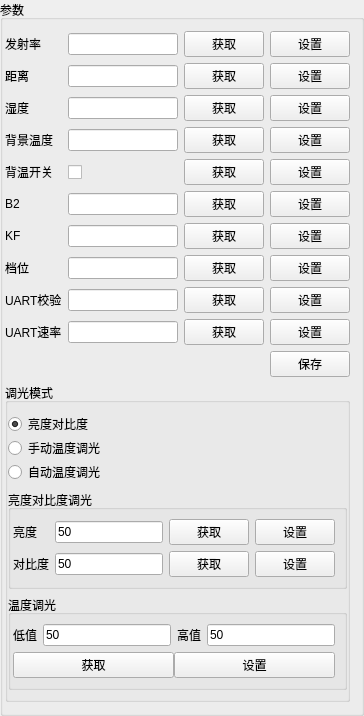
              <widget class="QGroupBox" name="groupBox_8">
               <property name="title">
                <string>参数</string>
               </property>
               <layout class="QVBoxLayout" name="verticalLayout_11">
                <property name="leftMargin">
                 <number>2</number>
                </property>
                <item>
                 <layout class="QVBoxLayout" name="verticalLayout_10">
                  <item>
                   <layout class="QGridLayout" name="gridLayout_7">
                    <item row="0" column="0">
                     <widget class="QLabel" name="label_14">
                      <property name="text">
                       <string>发射率</string>
                      </property>
                     </widget>
                    </item>
                    <item row="2" column="0">
                     <widget class="QLabel" name="label_16">
                      <property name="text">
                       <string>湿度</string>
                      </property>
                     </widget>
                    </item>
                    <item row="1" column="1">
                     <widget class="QLineEdit" name="lineEdit_8"/>
                    </item>
                    <item row="1" column="0">
                     <widget class="QLabel" name="label_15">
                      <property name="text">
                       <string>距离</string>
                      </property>
                     </widget>
                    </item>
                    <item row="0" column="1">
                     <widget class="QLineEdit" name="lineEdit_6">
                      <property name="minimumSize">
                       <size>
                        <width>50</width>
                        <height>0</height>
                       </size>
                      </property>
                     </widget>
                    </item>
                    <item row="2" column="1">
                     <widget class="QLineEdit" name="lineEdit_9"/>
                    </item>
                    <item row="3" column="0">
                     <widget class="QLabel" name="label_17">
                      <property name="text">
                       <string>背景温度</string>
                      </property>
                     </widget>
                    </item>
                    <item row="3" column="1">
                     <widget class="QLineEdit" name="lineEdit_10"/>
                    </item>
                    <item row="5" column="3">
                     <widget class="QPushButton" name="pushButton_7">
                      <property name="text">
                       <string>设置</string>
                      </property>
                     </widget>
                    </item>
                    <item row="10" column="3">
                     <widget class="QPushButton" name="pushButton_11">
                      <property name="text">
                       <string>保存</string>
                      </property>
                     </widget>
                    </item>
                    <item row="5" column="0">
                     <widget class="QLabel" name="label_19">
                      <property name="text">
                       <string>B2</string>
                      </property>
                     </widget>
                    </item>
                    <item row="5" column="2">
                     <widget class="QPushButton" name="pushButton_8">
                      <property name="text">
                       <string>获取</string>
                      </property>
                     </widget>
                    </item>
                    <item row="0" column="2">
                     <widget class="QPushButton" name="pushButton_22">
                      <property name="text">
                       <string>获取</string>
                      </property>
                     </widget>
                    </item>
                    <item row="4" column="1">
                     <widget class="QCheckBox" name="checkBox">
                      <property name="sizePolicy">
                       <sizepolicy hsizetype="Preferred" vsizetype="Preferred">
                        <horstretch>0</horstretch>
                        <verstretch>0</verstretch>
                       </sizepolicy>
                      </property>
                      <property name="text">
                       <string/>
                      </property>
                     </widget>
                    </item>
                    <item row="3" column="3">
                     <widget class="QPushButton" name="pushButton_20">
                      <property name="text">
                       <string>设置</string>
                      </property>
                     </widget>
                    </item>
                    <item row="2" column="2">
                     <widget class="QPushButton" name="pushButton_24">
                      <property name="text">
                       <string>获取</string>
                      </property>
                     </widget>
                    </item>
                    <item row="0" column="3">
                     <widget class="QPushButton" name="pushButton_13">
                      <property name="text">
                       <string>设置</string>
                      </property>
                     </widget>
                    </item>
                    <item row="1" column="3">
                     <widget class="QPushButton" name="pushButton_14">
                      <property name="text">
                       <string>设置</string>
                      </property>
                     </widget>
                    </item>
                    <item row="2" column="3">
                     <widget class="QPushButton" name="pushButton_15">
                      <property name="text">
                       <string>设置</string>
                      </property>
                     </widget>
                    </item>
                    <item row="3" column="2">
                     <widget class="QPushButton" name="pushButton_25">
                      <property name="text">
                       <string>获取</string>
                      </property>
                     </widget>
                    </item>
                    <item row="1" column="2">
                     <widget class="QPushButton" name="pushButton_23">
                      <property name="text">
                       <string>获取</string>
                      </property>
                     </widget>
                    </item>
                    <item row="4" column="3">
                     <widget class="QPushButton" name="pushButton_21">
                      <property name="text">
                       <string>设置</string>
                      </property>
                     </widget>
                    </item>
                    <item row="5" column="1">
                     <widget class="QLineEdit" name="lineEdit_7"/>
                    </item>
                    <item row="4" column="2">
                     <widget class="QPushButton" name="pushButton_26">
                      <property name="text">
                       <string>获取</string>
                      </property>
                     </widget>
                    </item>
                    <item row="4" column="0">
                     <widget class="QLabel" name="label_20">
                      <property name="text">
                       <string>背温开关</string>
                      </property>
                     </widget>
                    </item>
                    <item row="6" column="0">
                     <widget class="QLabel" name="label_21">
                      <property name="text">
                       <string>KF</string>
                      </property>
                     </widget>
                    </item>
                    <item row="6" column="1">
                     <widget class="QLineEdit" name="lineEdit_13"/>
                    </item>
                    <item row="6" column="2">
                     <widget class="QPushButton" name="pushButton_27">
                      <property name="text">
                       <string>获取</string>
                      </property>
                     </widget>
                    </item>
                    <item row="6" column="3">
                     <widget class="QPushButton" name="pushButton_28">
                      <property name="text">
                       <string>设置</string>
                      </property>
                     </widget>
                    </item>
                    <item row="7" column="0">
                     <widget class="QLabel" name="label_52">
                      <property name="text">
                       <string>档位</string>
                      </property>
                     </widget>
                    </item>
                    <item row="7" column="1">
                     <widget class="QLineEdit" name="lineEdit_71"/>
                    </item>
                    <item row="7" column="3">
                     <widget class="QPushButton" name="pushButton_61">
                      <property name="text">
                       <string>设置</string>
                      </property>
                     </widget>
                    </item>
                    <item row="7" column="2">
                     <widget class="QPushButton" name="pushButton_62">
                      <property name="text">
                       <string>获取</string>
                      </property>
                     </widget>
                    </item>
                    <item row="8" column="0">
                     <widget class="QLabel" name="label_55">
                      <property name="text">
                       <string>UART校验</string>
                      </property>
                     </widget>
                    </item>
                    <item row="8" column="1">
                     <widget class="QLineEdit" name="lineEdit_72"/>
                    </item>
                    <item row="8" column="3">
                     <widget class="QPushButton" name="pushButton_68">
                      <property name="text">
                       <string>设置</string>
                      </property>
                     </widget>
                    </item>
                    <item row="9" column="0">
                     <widget class="QLabel" name="label_56">
                      <property name="text">
                       <string>UART速率</string>
                      </property>
                     </widget>
                    </item>
                    <item row="9" column="1">
                     <widget class="QLineEdit" name="lineEdit_73"/>
                    </item>
                    <item row="9" column="3">
                     <widget class="QPushButton" name="pushButton_70">
                      <property name="text">
                       <string>设置</string>
                      </property>
                     </widget>
                    </item>
                    <item row="8" column="2">
                     <widget class="QPushButton" name="pushButton_69">
                      <property name="text">
                       <string>获取</string>
                      </property>
                     </widget>
                    </item>
                    <item row="9" column="2">
                     <widget class="QPushButton" name="pushButton_71">
                      <property name="text">
                       <string>获取</string>
                      </property>
                     </widget>
                    </item>
                   </layout>
                  </item>
                 </layout>
                </item>
                <item>
                 <widget class="QGroupBox" name="groupBox_20">
                  <property name="title">
                   <string>调光模式</string>
                  </property>
                  <layout class="QVBoxLayout" name="verticalLayout_4">
                   <property name="leftMargin">
                    <number>0</number>
                   </property>
                   <property name="rightMargin">
                    <number>0</number>
                   </property>
                   <item>
                    <layout class="QVBoxLayout" name="verticalLayout_5">
                     <property name="spacing">
                      <number>0</number>
                     </property>
                     <item>
                      <widget class="QRadioButton" name="radioButton">
                       <property name="text">
                        <string>亮度对比度</string>
                       </property>
                       <property name="checked">
                        <bool>true</bool>
                       </property>
                      </widget>
                     </item>
                     <item>
                      <widget class="QRadioButton" name="radioButton_4">
                       <property name="text">
                        <string>手动温度调光</string>
                       </property>
                      </widget>
                     </item>
                     <item>
                      <widget class="QRadioButton" name="radioButton_5">
                       <property name="text">
                        <string>自动温度调光</string>
                       </property>
                      </widget>
                     </item>
                    </layout>
                   </item>
                   <item>
                    <layout class="QVBoxLayout" name="verticalLayout_30">
                     <item>
                      <widget class="QGroupBox" name="groupBox_10">
                       <property name="title">
                        <string>亮度对比度调光</string>
                       </property>
                       <layout class="QVBoxLayout" name="verticalLayout_15">
                        <property name="leftMargin">
                         <number>2</number>
                        </property>
                        <item>
                         <layout class="QVBoxLayout" name="verticalLayout_17">
                          <item>
                           <layout class="QGridLayout" name="gridLayout_9">
                            <item row="0" column="0">
                             <widget class="QLabel" name="label_22">
                              <property name="text">
                               <string>亮度</string>
                              </property>
                             </widget>
                            </item>
                            <item row="0" column="1">
                             <widget class="QLineEdit" name="lineEdit_11">
                              <property name="minimumSize">
                               <size>
                                <width>50</width>
                                <height>0</height>
                               </size>
                              </property>
                              <property name="text">
                               <string>50</string>
                              </property>
                             </widget>
                            </item>
                            <item row="0" column="3">
                             <widget class="QPushButton" name="pushButton_16">
                              <property name="text">
                               <string>设置</string>
                              </property>
                             </widget>
                            </item>
                            <item row="0" column="2">
                             <widget class="QPushButton" name="pushButton_17">
                              <property name="text">
                               <string>获取</string>
                              </property>
                             </widget>
                            </item>
                            <item row="1" column="3">
                             <widget class="QPushButton" name="pushButton_18">
                              <property name="text">
                               <string>设置</string>
                              </property>
                             </widget>
                            </item>
                            <item row="1" column="0">
                             <widget class="QLabel" name="label_23">
                              <property name="text">
                               <string>对比度</string>
                              </property>
                             </widget>
                            </item>
                            <item row="1" column="2">
                             <widget class="QPushButton" name="pushButton_19">
                              <property name="text">
                               <string>获取</string>
                              </property>
                             </widget>
                            </item>
                            <item row="1" column="1">
                             <widget class="QLineEdit" name="lineEdit_12">
                              <property name="text">
                               <string>50</string>
                              </property>
                             </widget>
                            </item>
                           </layout>
                          </item>
                         </layout>
                        </item>
                       </layout>
                      </widget>
                     </item>
                     <item>
                      <widget class="QGroupBox" name="groupBox_19">
                       <property name="title">
                        <string>温度调光</string>
                       </property>
                       <layout class="QVBoxLayout" name="verticalLayout_27">
                        <property name="leftMargin">
                         <number>2</number>
                        </property>
                        <item>
                         <layout class="QVBoxLayout" name="verticalLayout_28">
                          <item>
                           <layout class="QGridLayout" name="gridLayout_11">
                            <item row="0" column="0">
                             <widget class="QLabel" name="label_48">
                              <property name="text">
                               <string>低值</string>
                              </property>
                             </widget>
                            </item>
                            <item row="0" column="1">
                             <widget class="QLineEdit" name="lineEdit_27">
                              <property name="minimumSize">
                               <size>
                                <width>50</width>
                                <height>0</height>
                               </size>
                              </property>
                              <property name="text">
                               <string>50</string>
                              </property>
                             </widget>
                            </item>
                            <item row="0" column="3">
                             <widget class="QLineEdit" name="lineEdit_28">
                              <property name="text">
                               <string>50</string>
                              </property>
                             </widget>
                            </item>
                            <item row="0" column="2">
                             <widget class="QLabel" name="label_49">
                              <property name="text">
                               <string>高值</string>
                              </property>
                             </widget>
                            </item>
                           </layout>
                          </item>
                          <item>
                           <layout class="QHBoxLayout" name="horizontalLayout">
                            <property name="spacing">
                             <number>0</number>
                            </property>
                            <item>
                             <widget class="QPushButton" name="pushButton_64">
                              <property name="text">
                               <string>获取</string>
                              </property>
                             </widget>
                            </item>
                            <item>
                             <widget class="QPushButton" name="pushButton_63">
                              <property name="text">
                               <string>设置</string>
                              </property>
                             </widget>
                            </item>
                           </layout>
                          </item>
                         </layout>
                        </item>
                       </layout>
                      </widget>
                     </item>
                    </layout>
                   </item>
                  </layout>
                 </widget>
                </item>
               </layout>
              </widget>
